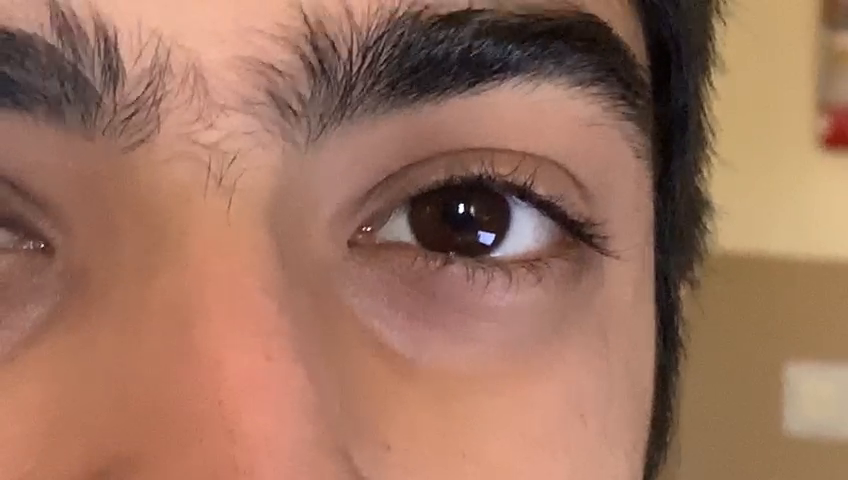
#> input picture frame 13 of eyetest.mp4, 848 x 480 px
$ python eyemovementdetection.py
#> lines starting #> are read from the running program, lines starting #| are printed output that depends on the picture; after the words box and inside, x2 and y2 are one past the last pixel; in counts of white or black regions, pixels touching at a corner belong together
import cv2
import numpy as np

cap = cv2.VideoCapture("eyetest.mp4")

while True:
    ret, frame = cap.read()
#> frame is the input picture: shape (480, 848, 3); mean B, G, R 94, 114.3, 157.1
    if ret is False:
        break

    #roi = frame[269: 795, 537: 1416]
    roi = frame[69: 595, 337: 650]
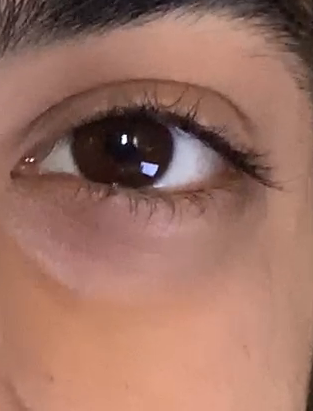
#> roi: shape (411, 313, 3); mean B, G, R 99.2, 113.3, 157.1
    #print(roi)
    rows, cols, _ = roi.shape
#> rows = 411; cols = 313
    gray_roi = cv2.cvtColor(roi, cv2.COLOR_BGR2GRAY)
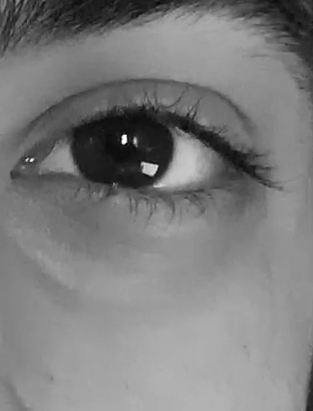
#> gray_roi: shape (411, 313); min 4, max 255, mean 124.8
    gray_roi = cv2.GaussianBlur(gray_roi, (7, 7), 0)

    _, threshold = cv2.threshold(gray_roi, 3, 255, cv2.THRESH_BINARY_INV)
#> threshold: shape (411, 313); every value is 0
    contours, _ = cv2.findContours(threshold, cv2.RETR_TREE, cv2.CHAIN_APPROX_SIMPLE)
#> contours = []
    contours = sorted(contours, key=lambda x: cv2.contourArea(x), reverse=True)


    for cnt in contours:
        (x, y, w, h) = cv2.boundingRect(cnt)

        cv2.drawContours(roi, [cnt], -1, (0, 0, 255), 3)
        (cv2.rectangle(roi, (x, y), (x + w, y + h), (255, 0, 0), 2))
        cv2.line(roi, (x + int(w/2), 0), (x + int(w/2), rows), (0, 255, 0), 2)
        cv2.line(roi, (0, y + int(h/2)), (cols, y + int(h/2)), (0, 255, 0), 2)
        # [5 lines of commented-out code are left out]
        break
#> this loop made 0 passes

    cv2.imshow("Threshold", threshold)
    cv2.imshow("gray roi", gray_roi)
    cv2.imshow("Roi", roi)
    key = cv2.waitKey(100)
#> (key Esc is pressed here)
    if key == 27:
        break

cv2.destroyAllWindows()

$ run again, starting later in the video
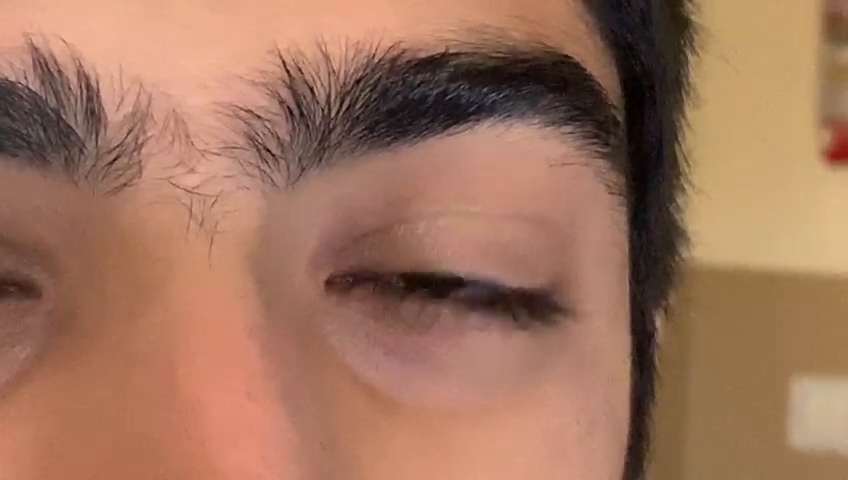
#> input picture frame 59 of eyetest.mp4, 848 x 480 px
#> frame is the input picture: shape (480, 848, 3); mean B, G, R 92.8, 116, 160.3
#> `_, threshold = cv2.threshold(gray_roi, 3, 255, cv2.THRESH_BINARY_INV)`:
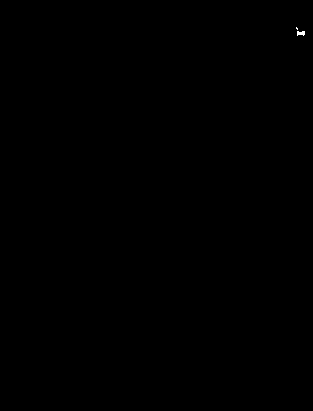
#> threshold: shape (411, 313); 0.03% white; 2 white regions (1 under 20 px), largest, box (x1, y1, x2, y2) and area: (297, 31, 305, 36) 31
#> contours = 2 contours, all with area under 20
#> the loop `for cnt in contours:` made 1 pass
#> (x, y, w, h) on pass 1: (297, 31, 8, 5)
#> after the loop `for cnt in contours:`:
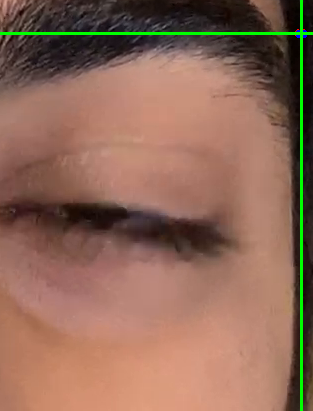
#> roi: shape (411, 313, 3); mean B, G, R 86.9, 104.9, 141.6

$ run again, starting later in the video
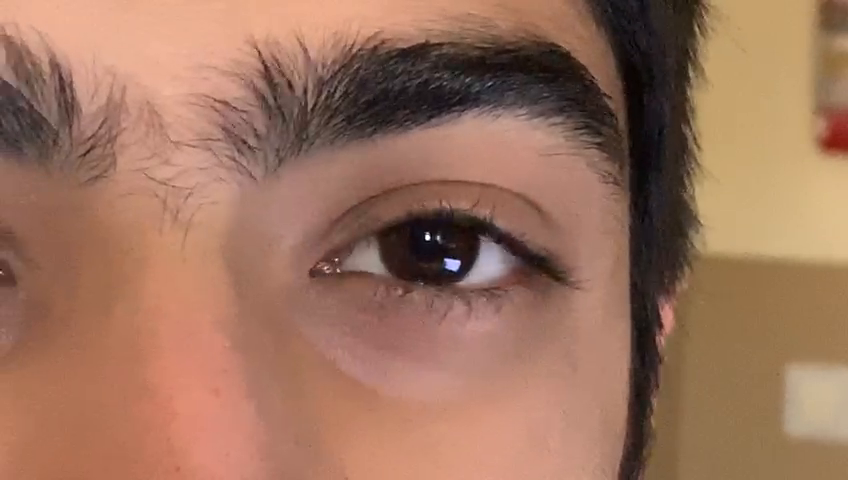
#> input picture frame 106 of eyetest.mp4, 848 x 480 px
#> frame is the input picture: shape (480, 848, 3); mean B, G, R 93.3, 114.8, 156.9
#> `roi = frame[69: 595, 337: 650]`:
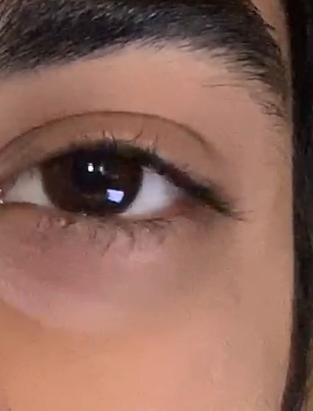
#> roi: shape (411, 313, 3); mean B, G, R 88.6, 100.8, 139.3
#> `gray_roi = cv2.cvtColor(roi, cv2.COLOR_BGR2GRAY)`:
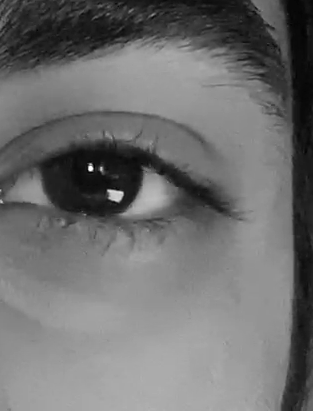
#> gray_roi: shape (411, 313); min 0, max 255, mean 110.9
#> threshold: shape (411, 313); every value is 0
#> contours = []
